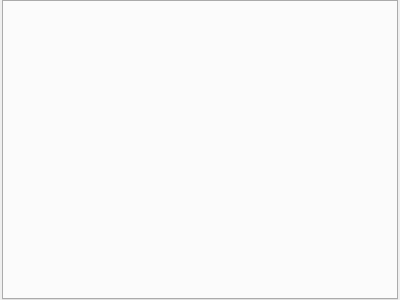
<?xml version="1.0" encoding="UTF-8"?>
<ui version="4.0">
 <class>WidgetManger</class>
 <widget class="QWidget" name="WidgetManger">
  <property name="geometry">
   <rect>
    <x>0</x>
    <y>0</y>
    <width>400</width>
    <height>300</height>
   </rect>
  </property>
  <property name="windowTitle">
   <string>Form</string>
  </property>
  <layout class="QVBoxLayout" name="verticalLayout">
   <property name="leftMargin">
    <number>2</number>
   </property>
   <property name="topMargin">
    <number>0</number>
   </property>
   <property name="rightMargin">
    <number>2</number>
   </property>
   <property name="bottomMargin">
    <number>0</number>
   </property>
   <item>
    <widget class="QTabWidget" name="tabWidget">
     <property name="currentIndex">
      <number>-1</number>
     </property>
    </widget>
   </item>
  </layout>
 </widget>
 <resources/>
 <connections/>
</ui>
